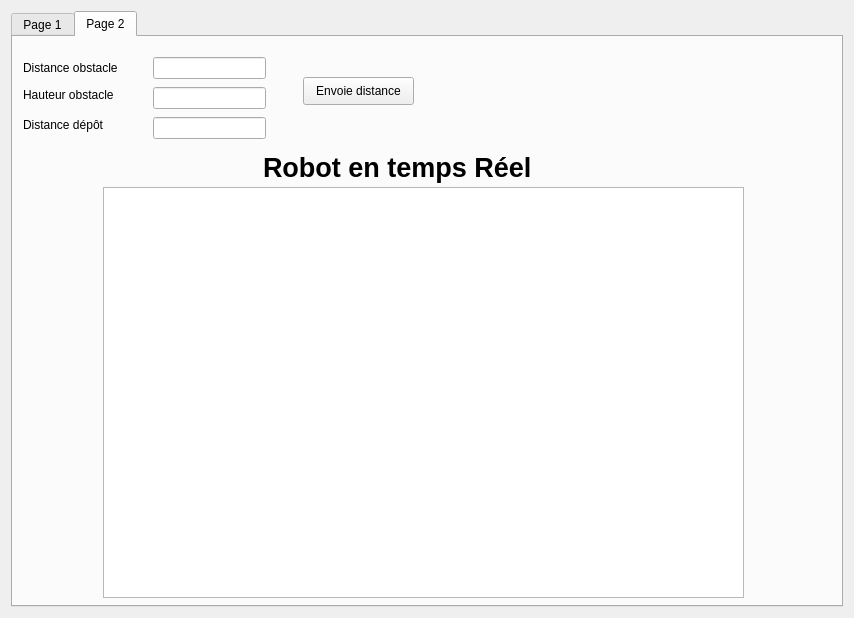
<?xml version="1.0" encoding="UTF-8"?>
<ui version="4.0">
 <class>MainWindow</class>
 <widget class="QMainWindow" name="MainWindow">
  <property name="geometry">
   <rect>
    <x>0</x>
    <y>0</y>
    <width>854</width>
    <height>618</height>
   </rect>
  </property>
  <property name="acceptDrops">
   <bool>false</bool>
  </property>
  <property name="windowTitle">
   <string>ROUNDNET</string>
  </property>
  <widget class="QWidget" name="centralWidget">
   <layout class="QGridLayout" name="gridLayout">
    <item row="0" column="0">
     <widget class="QTabWidget" name="tabWidget">
      <property name="currentIndex">
       <number>1</number>
      </property>
      <widget class="QWidget" name="tab">
       <attribute name="title">
        <string>Page 1</string>
       </attribute>
       <widget class="QLineEdit" name="JsonKey">
        <property name="geometry">
         <rect>
          <x>110</x>
          <y>190</y>
          <width>124</width>
          <height>22</height>
         </rect>
        </property>
        <property name="text">
         <string>potVex</string>
        </property>
        <property name="alignment">
         <set>Qt::AlignCenter</set>
        </property>
       </widget>
       <widget class="QLabel" name="label_7">
        <property name="geometry">
         <rect>
          <x>567</x>
          <y>63</y>
          <width>121</width>
          <height>22</height>
         </rect>
        </property>
        <property name="text">
         <string>Val. desiree</string>
        </property>
       </widget>
       <widget class="Line" name="line_3">
        <property name="geometry">
         <rect>
          <x>550</x>
          <y>30</y>
          <width>3</width>
          <height>556</height>
         </rect>
        </property>
        <property name="orientation">
         <enum>Qt::Vertical</enum>
        </property>
       </widget>
       <widget class="QLabel" name="label_4">
        <property name="geometry">
         <rect>
          <x>250</x>
          <y>0</y>
          <width>218</width>
          <height>22</height>
         </rect>
        </property>
        <property name="text">
         <string>Messages Json de l'Arduino:</string>
        </property>
        <property name="alignment">
         <set>Qt::AlignLeading|Qt::AlignLeft|Qt::AlignVCenter</set>
        </property>
       </widget>
       <widget class="QLabel" name="label_9">
        <property name="geometry">
         <rect>
          <x>567</x>
          <y>121</y>
          <width>121</width>
          <height>22</height>
         </rect>
        </property>
        <property name="text">
         <string>Valeur Ki</string>
        </property>
       </widget>
       <widget class="QWidget" name="layoutWidget">
        <property name="geometry">
         <rect>
          <x>570</x>
          <y>310</y>
          <width>241</width>
          <height>241</height>
         </rect>
        </property>
        <layout class="QVBoxLayout" name="verticalLayout_5">
         <property name="spacing">
          <number>0</number>
         </property>
         <item>
          <widget class="QLabel" name="label_19">
           <property name="text">
            <string>État 0 : Initialisation du robot</string>
           </property>
          </widget>
         </item>
         <item>
          <widget class="QLabel" name="label_20">
           <property name="text">
            <string>État 1 : Oscillation aller</string>
           </property>
          </widget>
         </item>
         <item>
          <widget class="QLabel" name="label_21">
           <property name="text">
            <string>État 2 : Passe par dessus l'obstacle</string>
           </property>
          </widget>
         </item>
         <item>
          <widget class="QLabel" name="label_22">
           <property name="text">
            <string>État 3 : Arrêt de l'oscillation aller</string>
           </property>
          </widget>
         </item>
         <item>
          <widget class="QLabel" name="label_23">
           <property name="text">
            <string>État 4 : Lache le sapin</string>
           </property>
          </widget>
         </item>
         <item>
          <widget class="QLabel" name="label_24">
           <property name="text">
            <string>État 5 : Reviens au début</string>
           </property>
          </widget>
         </item>
         <item>
          <widget class="QLabel" name="label_25">
           <property name="text">
            <string>État 6 : Arrêt oscillation retour</string>
           </property>
          </widget>
         </item>
        </layout>
       </widget>
       <widget class="QLineEdit" name="lineEdit_Kd">
        <property name="geometry">
         <rect>
          <x>677</x>
          <y>155</y>
          <width>99</width>
          <height>22</height>
         </rect>
        </property>
       </widget>
       <widget class="QLineEdit" name="lineEdit_DesVal">
        <property name="geometry">
         <rect>
          <x>677</x>
          <y>65</y>
          <width>99</width>
          <height>22</height>
         </rect>
        </property>
       </widget>
       <widget class="Line" name="line">
        <property name="geometry">
         <rect>
          <x>263</x>
          <y>250</y>
          <width>0</width>
          <height>3</height>
         </rect>
        </property>
        <property name="orientation">
         <enum>Qt::Horizontal</enum>
        </property>
       </widget>
       <widget class="QComboBox" name="comboBoxPort">
        <property name="geometry">
         <rect>
          <x>111</x>
          <y>7</y>
          <width>124</width>
          <height>22</height>
         </rect>
        </property>
       </widget>
       <widget class="QLabel" name="label_2">
        <property name="geometry">
         <rect>
          <x>10</x>
          <y>121</y>
          <width>94</width>
          <height>22</height>
         </rect>
        </property>
        <property name="text">
         <string>Duree (ms)</string>
        </property>
       </widget>
       <widget class="QLabel" name="label_3">
        <property name="geometry">
         <rect>
          <x>9</x>
          <y>187</y>
          <width>94</width>
          <height>28</height>
         </rect>
        </property>
        <property name="text">
         <string>Donnees brutes:</string>
        </property>
       </widget>
       <widget class="QLineEdit" name="lineEdit_Kp">
        <property name="geometry">
         <rect>
          <x>677</x>
          <y>94</y>
          <width>99</width>
          <height>22</height>
         </rect>
        </property>
       </widget>
       <widget class="QPushButton" name="pushButton_Params">
        <property name="geometry">
         <rect>
          <x>580</x>
          <y>230</y>
          <width>221</width>
          <height>28</height>
         </rect>
        </property>
        <property name="text">
         <string>Envoie Parametres</string>
        </property>
       </widget>
       <widget class="QPushButton" name="pulseButton">
        <property name="geometry">
         <rect>
          <x>10</x>
          <y>150</y>
          <width>225</width>
          <height>28</height>
         </rect>
        </property>
        <property name="text">
         <string>Commande de pulse</string>
        </property>
       </widget>
       <widget class="QTextBrowser" name="textBrowser">
        <property name="geometry">
         <rect>
          <x>250</x>
          <y>20</y>
          <width>281</width>
          <height>221</height>
         </rect>
        </property>
        <property name="font">
         <font>
          <pointsize>9</pointsize>
         </font>
        </property>
       </widget>
       <widget class="QLabel" name="label_8">
        <property name="geometry">
         <rect>
          <x>567</x>
          <y>92</y>
          <width>121</width>
          <height>22</height>
         </rect>
        </property>
        <property name="text">
         <string>Valeur Kp</string>
        </property>
       </widget>
       <widget class="QCheckBox" name="checkBox">
        <property name="geometry">
         <rect>
          <x>10</x>
          <y>36</y>
          <width>225</width>
          <height>20</height>
         </rect>
        </property>
        <property name="text">
         <string>Enregistrement des donnees sous:</string>
        </property>
       </widget>
       <widget class="QLabel" name="label_pathCSV">
        <property name="geometry">
         <rect>
          <x>10</x>
          <y>63</y>
          <width>225</width>
          <height>22</height>
         </rect>
        </property>
        <property name="frameShape">
         <enum>QFrame::StyledPanel</enum>
        </property>
        <property name="text">
         <string/>
        </property>
        <property name="textFormat">
         <enum>Qt::AutoText</enum>
        </property>
       </widget>
       <widget class="QLabel" name="label_11">
        <property name="geometry">
         <rect>
          <x>567</x>
          <y>185</y>
          <width>121</width>
          <height>22</height>
         </rect>
        </property>
        <property name="text">
         <string>Seuil</string>
        </property>
       </widget>
       <widget class="QLabel" name="label_5">
        <property name="geometry">
         <rect>
          <x>10</x>
          <y>7</y>
          <width>94</width>
          <height>22</height>
         </rect>
        </property>
        <property name="text">
         <string>Port:</string>
        </property>
       </widget>
       <widget class="QLabel" name="label">
        <property name="geometry">
         <rect>
          <x>10</x>
          <y>92</y>
          <width>94</width>
          <height>22</height>
         </rect>
        </property>
        <property name="text">
         <string>Tension [-1,1]</string>
        </property>
       </widget>
       <widget class="QLabel" name="label_6">
        <property name="geometry">
         <rect>
          <x>567</x>
          <y>7</y>
          <width>256</width>
          <height>22</height>
         </rect>
        </property>
        <property name="text">
         <string>Execice PID</string>
        </property>
        <property name="alignment">
         <set>Qt::AlignCenter</set>
        </property>
       </widget>
       <widget class="QPushButton" name="Stop">
        <property name="geometry">
         <rect>
          <x>550</x>
          <y>270</y>
          <width>150</width>
          <height>28</height>
         </rect>
        </property>
        <property name="sizePolicy">
         <sizepolicy hsizetype="Minimum" vsizetype="Minimum">
          <horstretch>0</horstretch>
          <verstretch>0</verstretch>
         </sizepolicy>
        </property>
        <property name="minimumSize">
         <size>
          <width>150</width>
          <height>0</height>
         </size>
        </property>
        <property name="maximumSize">
         <size>
          <width>200</width>
          <height>16777215</height>
         </size>
        </property>
        <property name="font">
         <font>
          <family>Sans Serif</family>
          <weight>75</weight>
          <bold>true</bold>
          <underline>false</underline>
          <strikeout>false</strikeout>
         </font>
        </property>
        <property name="text">
         <string>Stop</string>
        </property>
       </widget>
       <widget class="QSpinBox" name="DurationBox">
        <property name="geometry">
         <rect>
          <x>111</x>
          <y>121</y>
          <width>124</width>
          <height>22</height>
         </rect>
        </property>
        <property name="keyboardTracking">
         <bool>false</bool>
        </property>
        <property name="minimum">
         <number>0</number>
        </property>
        <property name="maximum">
         <number>5000</number>
        </property>
        <property name="singleStep">
         <number>25</number>
        </property>
       </widget>
       <widget class="QLineEdit" name="lineEdit_Ki">
        <property name="geometry">
         <rect>
          <x>677</x>
          <y>123</y>
          <width>99</width>
          <height>22</height>
         </rect>
        </property>
       </widget>
       <widget class="QLabel" name="label_10">
        <property name="geometry">
         <rect>
          <x>567</x>
          <y>150</y>
          <width>121</width>
          <height>28</height>
         </rect>
        </property>
        <property name="text">
         <string>Valeur Kd</string>
        </property>
       </widget>
       <widget class="QLineEdit" name="lineEdit_Thresh">
        <property name="geometry">
         <rect>
          <x>677</x>
          <y>187</y>
          <width>99</width>
          <height>22</height>
         </rect>
        </property>
       </widget>
       <widget class="QPushButton" name="StartButton">
        <property name="geometry">
         <rect>
          <x>730</x>
          <y>270</y>
          <width>93</width>
          <height>28</height>
         </rect>
        </property>
        <property name="sizePolicy">
         <sizepolicy hsizetype="Fixed" vsizetype="Fixed">
          <horstretch>0</horstretch>
          <verstretch>0</verstretch>
         </sizepolicy>
        </property>
        <property name="layoutDirection">
         <enum>Qt::LeftToRight</enum>
        </property>
        <property name="text">
         <string>Start</string>
        </property>
        <property name="iconSize">
         <size>
          <width>16</width>
          <height>16</height>
         </size>
        </property>
       </widget>
       <widget class="QDoubleSpinBox" name="PWMBox">
        <property name="geometry">
         <rect>
          <x>111</x>
          <y>92</y>
          <width>124</width>
          <height>22</height>
         </rect>
        </property>
        <property name="minimum">
         <double>-1.000000000000000</double>
        </property>
        <property name="maximum">
         <double>1.000000000000000</double>
        </property>
        <property name="singleStep">
         <double>0.100000000000000</double>
        </property>
       </widget>
       <widget class="QChartView" name="graph">
        <property name="geometry">
         <rect>
          <x>10</x>
          <y>270</y>
          <width>531</width>
          <height>291</height>
         </rect>
        </property>
       </widget>
      </widget>
      <widget class="QWidget" name="tab_2">
       <attribute name="title">
        <string>Page 2</string>
       </attribute>
       <widget class="QGraphicsView" name="Graphique">
        <property name="enabled">
         <bool>true</bool>
        </property>
        <property name="geometry">
         <rect>
          <x>90</x>
          <y>150</y>
          <width>641</width>
          <height>411</height>
         </rect>
        </property>
       </widget>
       <widget class="QLabel" name="label_26">
        <property name="geometry">
         <rect>
          <x>10</x>
          <y>20</y>
          <width>111</width>
          <height>21</height>
         </rect>
        </property>
        <property name="text">
         <string>Distance obstacle</string>
        </property>
       </widget>
       <widget class="QLabel" name="label_27">
        <property name="geometry">
         <rect>
          <x>10</x>
          <y>80</y>
          <width>101</width>
          <height>16</height>
         </rect>
        </property>
        <property name="text">
         <string>Distance dépôt</string>
        </property>
       </widget>
       <widget class="QLabel" name="label_28">
        <property name="geometry">
         <rect>
          <x>250</x>
          <y>100</y>
          <width>341</width>
          <height>61</height>
         </rect>
        </property>
        <property name="font">
         <font>
          <pointsize>20</pointsize>
          <weight>75</weight>
          <bold>true</bold>
         </font>
        </property>
        <property name="text">
         <string>Robot en temps Réel</string>
        </property>
       </widget>
       <widget class="QLineEdit" name="distanceObstacle">
        <property name="geometry">
         <rect>
          <x>140</x>
          <y>20</y>
          <width>113</width>
          <height>22</height>
         </rect>
        </property>
       </widget>
       <widget class="QLineEdit" name="hauteurObstacle">
        <property name="geometry">
         <rect>
          <x>140</x>
          <y>50</y>
          <width>113</width>
          <height>22</height>
         </rect>
        </property>
       </widget>
       <widget class="QPushButton" name="envoiDistance">
        <property name="geometry">
         <rect>
          <x>290</x>
          <y>40</y>
          <width>111</width>
          <height>28</height>
         </rect>
        </property>
        <property name="text">
         <string>Envoie distance</string>
        </property>
       </widget>
       <widget class="QLineEdit" name="distanceDepot">
        <property name="geometry">
         <rect>
          <x>140</x>
          <y>80</y>
          <width>113</width>
          <height>22</height>
         </rect>
        </property>
       </widget>
       <widget class="QLabel" name="label_29">
        <property name="geometry">
         <rect>
          <x>10</x>
          <y>50</y>
          <width>111</width>
          <height>16</height>
         </rect>
        </property>
        <property name="text">
         <string>Hauteur obstacle</string>
        </property>
       </widget>
      </widget>
     </widget>
    </item>
   </layout>
  </widget>
 </widget>
 <layoutdefault spacing="6" margin="11"/>
 <customwidgets>
  <customwidget>
   <class>QChartView</class>
   <extends>QGraphicsView</extends>
   <header location="global">QtCharts</header>
  </customwidget>
 </customwidgets>
 <resources/>
 <connections/>
</ui>
